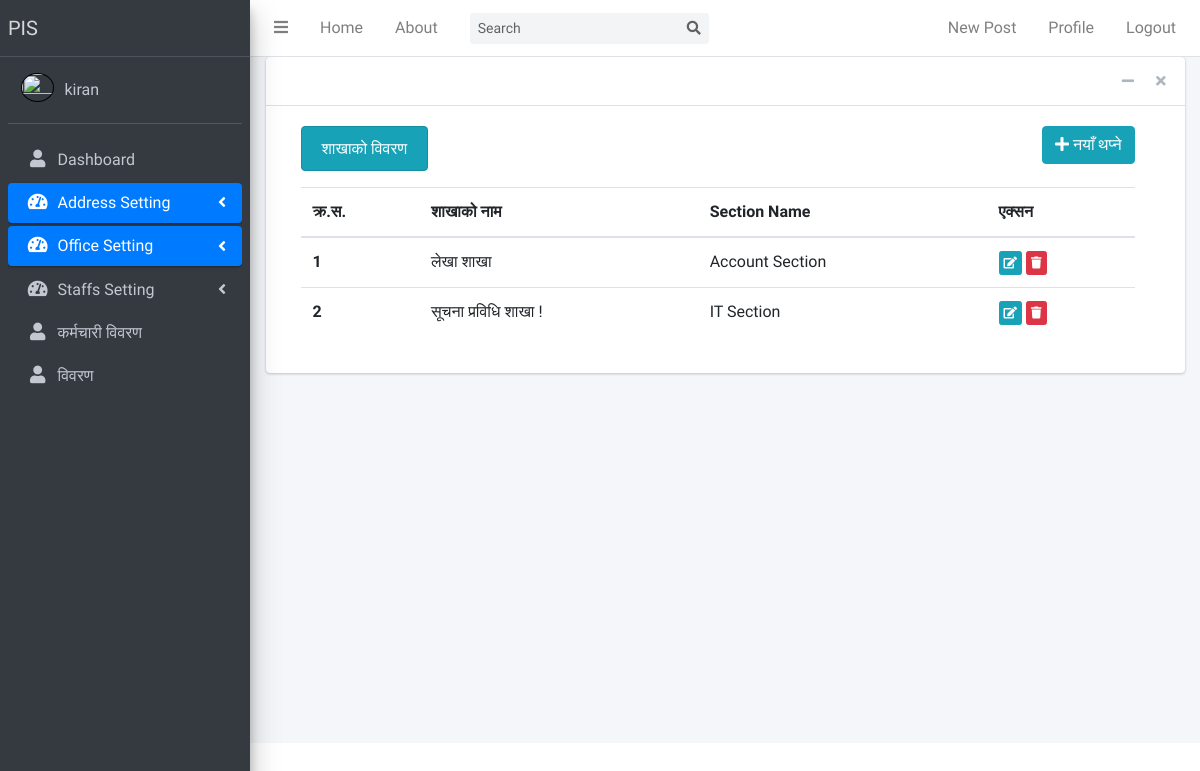
Before: /sectiontype/list/ (signed in) with the older database file.
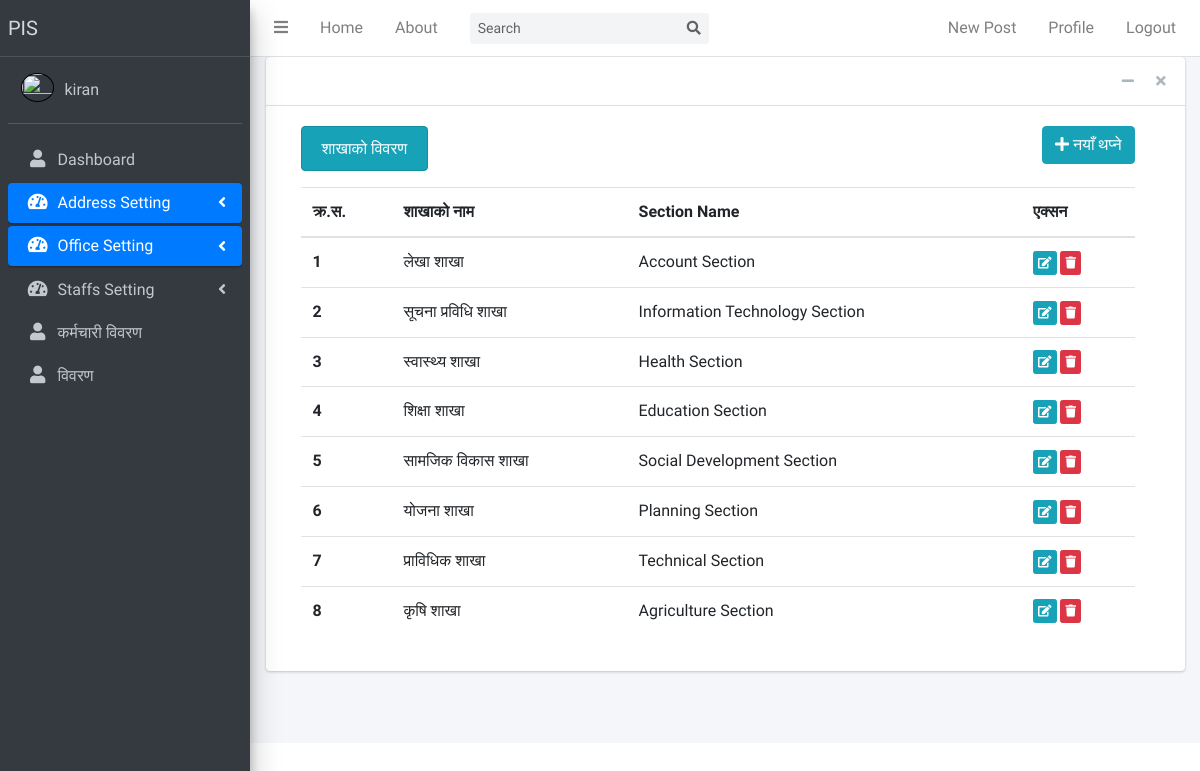
After: the same page with the newer database file.
### officialdata/models.py (models this page shows, shortened)
class Sectiontype(models.Model):
    sectiontype_nepali = models.CharField(max_length=70, verbose_name="शाखाको नाम")
    sectiontype_english = models.CharField(max_length=70, verbose_name="Section Name")
    created_date = models.DateTimeField(default=timezone.now)
    created_by = models.ForeignKey(User, on_delete=models.CASCADE, default=None)

### officialdata/views.py (the view)
# urls.py: path('sectiontype/list/', SectionTypeListView.as_view(), name='sectiontype-list'),
class SectionTypeListView(LoginRequiredMixin, UserAccessMixin, ListView):
    permission_required = 'officialdata.list_sectiontype'
    model = Sectiontype
    template_name = 'sectiontype/sectiontype_list.html'

### officedata/views.py (called while the page is built)
    def dispatch(self, request, *args, **kwargs):
        if(not self.request.user.is_authenticated):
            return redirect_to_login(self.request.get_full_path(), self.get_login_url(), self.get_redirect_field_name())
        if not self.has_permission():
            return redirect('/')
        return super(UserAccessMixin, self).dispatch(request, *args, **kwargs)

### officialdata/templates/officialdata/sectiontype_list.html (shortened to what this page needs)
{% extends "blog/base.html" %}
{% load crispy_forms_tags %}
{% block content %}
<div class="col-md-12">
      <div class="d-flex justify-content-between">
        <div><h6 class="text-center alert alert-info">शाखाको विवरण</h6></div>
        <div>
            <a href="{% url 'sectiontype-create' %}" class="btn btn-info btn-bg">
                  <i class="fas fa-plus"></i> नयाँ थप्ने
            </a>
        </div>
    </div>
    <table class="table table-hover">
        <thead>
        <tr>
            <th scope="col">क्र.स.</th>
            <th scope="col">शाखाको नाम</th>
            <th scope="col">Section Name</th>
            <th scope="col">एक्सन</th>
        </tr>
        </thead>
        <tbody>
        {% for sectiontype in sectiontype_list %}
        <tr>
            <th scope="row">{{ forloop.counter }}</th>
            <td>{{ sectiontype.sectiontype_nepali }}</td>
            <td>{{ sectiontype.sectiontype_english }}</td>
            <td>
                <a href="{% url 'sectiontype-update' sectiontype.id %}" class="btn btn-info btn-xs">
                    <i class="fas fa-edit"></i>
                </a>
                <a href="{% url 'sectiontype-delete' sectiontype.id %}" class="btn btn-danger btn-xs">
                    <i class="fas fa-trash"></i>
                </a>
            </td>
        </tr>
        {% endfor %}
        </tbody>
    </table>
</div>
{% endblock content %}

### blog/templates/blog/base.html (shortened to what this page needs)
{% load static %}
<!DOCTYPE html>
<html>
<head>
    <link rel="stylesheet" href="{% static 'blog/plugins/fontawesome-free/css/all.min.css' %}">
    <link rel="stylesheet" href="https://code.ionicframework.com/ionicons/2.0.1/css/ionicons.min.css">
    <link rel="stylesheet" href="{% static 'blog/plugins/overlayScrollbars/css/OverlayScrollbars.min.css' %}">
    <link rel="stylesheet" href="{% static 'blog/plugins/datatables-bs4/css/dataTables.bootstrap4.min.css' %}">
    <link rel="stylesheet" href="{% static 'blog/plugins/datatables-responsive/css/responsive.bootstrap4.min.css' %}">
    <link rel="stylesheet" href="{% static 'blog/dist/css/adminlte.min.css' %}">
</head>
<body class="hold-transition sidebar-mini layout-fixed">
<div class="wrapper">
    <nav class="main-header navbar navbar-expand navbar-white navbar-light">
        <ul class="navbar-nav">
            <li class="nav-item">
                <a class="nav-link" data-widget="pushmenu" href="#" role="button"><i class="fas fa-bars"></i></a>
            </li>
            <li class="nav-item d-none d-sm-inline-block">
                <a class="nav-item nav-link" href="{% url 'blog-home' %}">Home</a>
            </li>
            <li class="nav-item d-none d-sm-inline-block">
                <a class="nav-item nav-link" href="{% url 'blog-about' %}">About</a>
            </li>
        </ul>
        <form class="form-inline ml-3">
            <div class="input-group input-group-sm">
                <input class="form-control form-control-navbar" type="search" placeholder="Search" aria-label="Search">
                <div class="input-group-append">
                    <button class="btn btn-navbar" type="submit">
                        <i class="fas fa-search"></i>
                    </button>
                </div>
            </div>
        </form>
        <ul class="navbar-nav ml-auto">
            {% if user.is_authenticated %}
            <a class="nav-item nav-link" href="{% url 'post-create' %}">New Post</a>
            <a class="nav-item nav-link" href="#">Profile</a>
            <a class="nav-item nav-link" href="{% url 'logout' %}">Logout</a>
            {% else %}
            <a class="nav-item nav-link" href="{% url 'login' %}">Login</a>
            <a class="nav-item nav-link" href="{% url 'register' %}">Register</a>
            {% endif %}
        </ul>
    </nav>
    <aside class="main-sidebar sidebar-dark-primary elevation-4">
        <a href="{% url 'blog-home' %}" class="brand-link">
            <span class="brand-text font-weight-light">PIS</span>
        </a>
        <div class="sidebar">
            <div class="user-panel mt-3 pb-3 mb-3 d-flex">
                <div class="image">
                    <img src="" class="rounded-circle account-img" alt=""
                         width="42" height="24" style="border:1px solid black">
                </div>
                <div class="info">
                    <a href="#" class="d-block">{{ user.username }}</a>
                </div>
            </div>
            {% if user.is_authenticated %}
            <nav class="mt-2">
                <ul class="nav nav-pills nav-sidebar flex-column" data-widget="treeview" role="menu"
                    data-accordion="false">
                    {% if request.user.is_superuser %}
                    <li class="nav-item">
                        <a href="#" class="nav-link">
                            <i class="nav-icon fas fa-user"></i>
                            <p>
                                Dashboard
                            </p>
                        </a>
                    </li>
                    <li class="nav-item has-treeview">
                        <a href="{% url 'address-list' %}" class="nav-link active">
                            <i class="nav-icon fas fa-tachometer-alt"></i>
                            <p>
                                Address Setting
                                <i class="right fas fa-angle-left"></i>
                            </p>
                        </a>
                    </li>
                    <li class="nav-item has-treeview">
                        <a href="{% url 'allofficedata-list' %}" class="nav-link active">
                            <i class="nav-icon fas fa-tachometer-alt"></i>
                            <p>
                                Office Setting
                                <i class="right fas fa-angle-left"></i>
                            </p>
                        </a>
                    </li>
                    <li class="nav-item has-treeview">
                        <a href="{% url 'allofficialdata-list' %}" class="nav-link inactive">
                            <i class="nav-icon fas fa-tachometer-alt"></i>
                            <p>
                                Staffs Setting
                                <i class="right fas fa-angle-left"></i>
                            </p>
                        </a>
                    </li>
                    <li class="nav-item">
                        <a href="{% url 'staff-list' %}" class="nav-link">
                            <i class="nav-icon fas fa-user"></i>
                            <p>
                                कर्मचारी विवरण
                            </p>
                        </a>
                    </li>
                    {% endif %}
                    <li class="nav-item">
                        <a href="{% url 'staff-post' username=user %}" class="nav-link">
                            <p class="text-align:center"> <i class="nav-icon fas fa-user"></i> विवरण
                            </p>
                        </a>
                    </li>
                </ul>
            </nav>
            {% endif %}
        </div>
    </aside>
    <div class="content-wrapper">
        <section class="content">
            <div class="container-fluid">
                <div class="row">
                    <div class="col-md-12">
                        <div class="card">
                            <div class="card-header">
                                <div class="card-tools">
                                    <button type="button" class="btn btn-tool" data-card-widget="collapse"
                                            data-toggle="tooltip" title="Collapse">
                                        <i class="fas fa-minus"></i></button>
                                    <button type="button" class="btn btn-tool" data-card-widget="remove"
                                            data-toggle="tooltip" title="Remove">
                                        <i class="fas fa-times"></i></button>
                                </div>
                            </div>
                            <div class="card-body">
                                <div class="row col-md-12">
                                    <div class="col-md-12">
                                        {% block content %}{% endblock %}
</body>
</html>

Changed rows visible on the page:
removed Sectiontype: sectiontype_nepali "सूचना प्रविधि शाखा !", sectiontype_english "IT Section"
added Sectiontype: sectiontype_nepali "सूचना प्रविधि शाखा", sectiontype_english "Information Technology Section"
added Sectiontype: sectiontype_nepali "स्वास्थ्य शाखा", sectiontype_english "Health Section"
added Sectiontype: sectiontype_nepali "शिक्षा शाखा", sectiontype_english "Education Section"
added Sectiontype: sectiontype_nepali "सामजिक विकास शाखा", sectiontype_english "Social Development Section"
added Sectiontype: sectiontype_nepali "योजना शाखा", sectiontype_english "Planning Section"
added Sectiontype: sectiontype_nepali "प्राविधिक शाखा", sectiontype_english "Technical Section"
added Sectiontype: sectiontype_nepali "कृषि शाखा", sectiontype_english "Agriculture Section"
